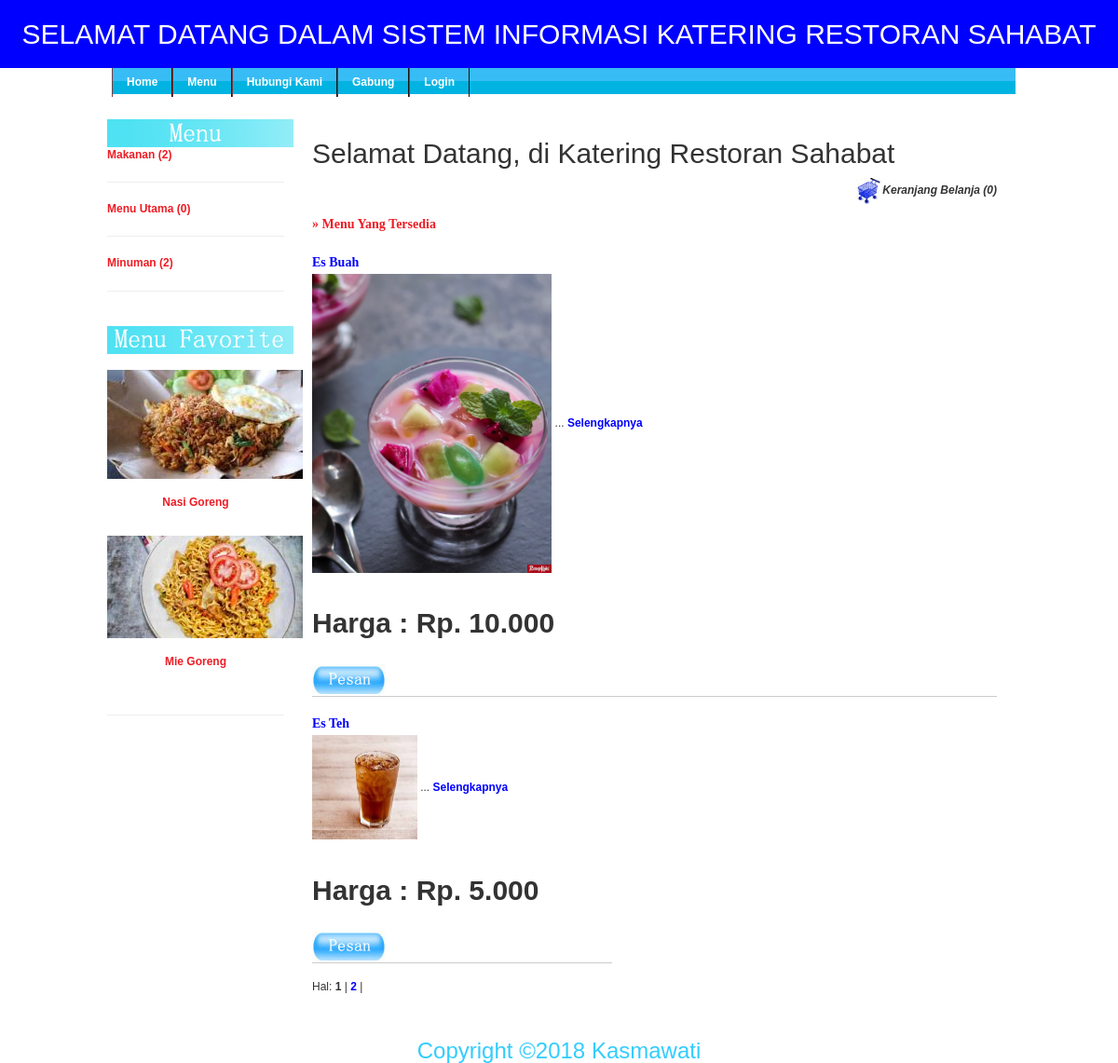
/semua-produk.html, run on the app's committed database.
### tables this page shows
CREATE TABLE `kategori` (
  `id_kategori` int(5) NOT NULL,
  `nama_kategori` varchar(100) NOT NULL,
  `kategori_seo` varchar(100) NOT NULL
);

CREATE TABLE `produk` (
  `id_produk` varchar(10) NOT NULL,
  `id_kategori` int(5) NOT NULL,
  `nama_produk` varchar(100) NOT NULL,
  `produk_seo` varchar(100) NOT NULL,
  `deskripsi` text NOT NULL,
  `harga_p` int(20) NOT NULL,
  `stok` int(5) NOT NULL,
  `berat` decimal(5,2) UNSIGNED NOT NULL DEFAULT '0.00',
  `tgl_masuk` date NOT NULL,
  `gambar` varchar(100) NOT NULL,
  `dibeli` int(5) NOT NULL DEFAULT '1'
);

### kiri.php (the view)
<?php
include_once 'config/koneksi.php';
$kategori=mysqli_query($koneksi, "select nama_kategori, kategori.id_kategori, kategori_seo,
                       count(produk.id_produk) as jml
                       from kategori left join produk
                       on produk.id_kategori=kategori.id_kategori
                       group by nama_kategori");
while($k=mysqli_fetch_array($kategori)){
  echo "<span class=kategori> <a href=kategori-$k[id_kategori].html> $k[nama_kategori] ($k[jml])</a></span><hr />";
}
echo "<br />";
echo "<img src=images/bar3.jpg /><br /><br />";
$best=mysqli_query($koneksi, "SELECT * FROM produk ORDER BY dibeli DESC LIMIT 2");
while($a=mysqli_fetch_array($best)){
		echo "<p align=center><img src='foto_produk/small_$a[gambar]' border=0><br /><br /><a href=produk-$a[id_produk].html><b>$a[nama_produk]</b></a></p><br />";
}
echo "<hr />";
?>

### isi.php (shortened to what this page needs)
<?php
if ($_GET['module'] == 'home'){
}
elseif ($_GET['module']=='semuaproduk'){
  require_once "item.php";
  echo "<span class=judul>&#187; <b>Menu Yang Tersedia</b></span><br /><br />";
  $p      = new Paging2;
  $batas  = 2;
  $posisi = $p->cariPosisi($batas);
  $sql=mysqli_query($koneksi, "SELECT * FROM produk ORDER BY id_produk DESC LIMIT $posisi,$batas");
  while($r=mysqli_fetch_array($sql)){
    $harga = number_format($r['harga_p'],0,",",".");
		echo "<table><tr><td><span class=judul><a href=produk-$r[id_produk].html>$r[nama_produk]</a></span><br />";
    if ($r['gambar']!=''){
			echo "<span><img src='foto_produk/$r[gambar]' width='35%' border=0></span>";
		}
    $isi_produk = nl2br($r['deskripsi']);
    $isi = substr($isi_produk,0,300);
    $isi = substr($isi_produk,0,strrpos($isi," "));
    echo "$isi ... <a href=produk-$r[id_produk].html>Selengkapnya</a><br /><br />
         <h2><b> Harga : Rp. $harga</b></h2><br /><a href=login.php><img src='images/beli.jpg' border=0></a><br />
          </td></tr></table><br />";
	 }
  $jmldata     = mysqli_num_rows(mysqli_query($koneksi, "SELECT * FROM produk"));
  $jmlhalaman  = $p->jumlahHalaman($jmldata, $batas);
  $linkHalaman = $p->navHalaman($_GET['halproduk'], $jmlhalaman);
  echo "Hal: $linkHalaman<br /><br />";
}
?>

### user/style.css (style rules this page uses)
body { font-family: Arial, Helvetica, sans-serif; font-size: 12px; margin: 0px; background-color: #FFFFFF; }
td { border-bottom: 1px solid #cccccc; }
#wrapper #middlecontent a:link { color: #EE1C24; text-decoration: none; }
#wrapper #rightcontent a:link { color: #0000FF; font-weight:bold; text-decoration: none; }
.judul { font-family: Georgia; font-size: 14px; line-height: 170%; font-weight: bold; color: #EE1C24; }
.kategori { font-family: Arial; font-weight: bold; margin: 10px 0 10px 0; }

### data on the page
kategori: nama_kategori "Makanan", k "2"
kategori: nama_kategori "Menu Utama", k "0"
kategori: nama_kategori "Minuman", k "2"
produk: gambar (picture), nama_produk "Nasi Goreng"
produk: gambar (picture), nama_produk "Mie Goreng"
produk: nama_produk "Es Buah", gambar (picture), harga_p "10.000"
produk: nama_produk "Es Teh", gambar (picture), harga_p "5.000"
